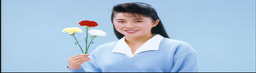
#> input picture test_data/00008#out1#mnr_input0007.bmp, 256 x 73 px, shrunk from 1920 x 544 before the run, given in place of Input_1080p_image_003#out1#mnr_input0007.bmp, which was not available
$ python jibs.py   (older library calls are emulated)
#> lines starting #> are read from the running program, lines starting #| are printed output that depends on the picture; pictures that were not available may be replaced by others from this repository, and a replacement may not be noted
import csv
import cv2
import numpy as np


# ============================================================
# 1. 基础函数
# ============================================================

def read_gray_image(image_path):
    img = cv2.imread(image_path, cv2.IMREAD_COLOR)

    if img is None:
        raise ValueError("Cannot read image: {}".format(image_path))

    gray = cv2.cvtColor(img, cv2.COLOR_BGR2GRAY).astype(np.float32)
    return gray


def bilinear_sample(image, x, y):
    """
    双线性插值采样。

    Args:
        image: H x W 灰度图
        x: 浮点横坐标
        y: 浮点纵坐标

    Returns:
        float 采样值；如果坐标越界则返回 None。
    """
    h, w = image.shape

    if x < 0 or x >= w - 1 or y < 0 or y >= h - 1:
        return None

    x0 = int(np.floor(x))
    y0 = int(np.floor(y))
    x1 = x0 + 1
    y1 = y0 + 1

    dx = x - x0
    dy = y - y0

    v00 = image[y0, x0]
    v01 = image[y0, x1]
    v10 = image[y1, x0]
    v11 = image[y1, x1]

    value = (
        v00 * (1.0 - dx) * (1.0 - dy)
        + v01 * dx * (1.0 - dy)
        + v10 * (1.0 - dx) * dy
        + v11 * dx * dy
    )

    return float(value)


def robust_mad_threshold(values, scale=1.0):
    """用 MAD 估计鲁棒阈值。"""
    values = np.asarray(values, dtype=np.float32)

    med = np.median(values)
    mad = np.median(np.abs(values - med)) + 1e-6

    threshold = scale * 1.4826 * mad
    return float(threshold)


# ============================================================
# 2. 边缘和梯度
# ============================================================

def compute_edges_and_gradient(gray, canny_low=80, canny_high=160):
    gray_u8 = np.clip(gray, 0, 255).astype(np.uint8)

    edges = cv2.Canny(gray_u8, canny_low, canny_high)

    gx = cv2.Sobel(gray, cv2.CV_32F, 1, 0, ksize=3)
    gy = cv2.Sobel(gray, cv2.CV_32F, 0, 1, ksize=3)

    grad_mag = np.sqrt(gx * gx + gy * gy)

    return edges, gx, gy, grad_mag


def sample_edge_normal_profile_global(gray, x, y, nx, ny, radius=6):
    """
    在整张图上沿边缘法线采样 profile。

    patch 是 8x8，但 profile 允许跨出当前 patch，
    这样可以观察边缘附近的振铃衰减。
    """
    values = []

    for t in range(-radius, radius + 1):
        sx = x + t * nx
        sy = y + t * ny

        value = bilinear_sample(gray, sx, sy)

        if value is None:
            return None

        values.append(value)

    return np.asarray(values, dtype=np.float32)


# ============================================================
# 3. profile 残差
# ============================================================

def smooth_profile(profile, sigma=1.0):
    """对一维 profile 做高斯平滑。"""
    profile = np.asarray(profile, dtype=np.float32)

    profile_2d = profile.reshape(1, -1)

    trend_2d = cv2.GaussianBlur(
        profile_2d,
        ksize=(0, 0),
        sigmaX=sigma,
        sigmaY=0,
    )

    return trend_2d.reshape(-1).astype(np.float32)


def compute_profile_residual(profile, sigma=1.0):
    """residual = profile - smooth(profile)"""
    profile = np.asarray(profile, dtype=np.float32)

    trend = smooth_profile(profile, sigma=sigma)
    residual = profile - trend

    return trend, residual


# ============================================================
# 4. 正负交替特征
# ============================================================

def effective_zero_crossings(residual, amp_threshold):
    """统计有效零交叉次数。"""
    r = np.asarray(residual, dtype=np.float32)

    signs = np.zeros_like(r, dtype=np.int32)
    signs[r > amp_threshold] = 1
    signs[r < -amp_threshold] = -1

    signs = signs[signs != 0]

    if len(signs) < 2:
        return 0

    return int(np.sum(signs[1:] != signs[:-1]))


def sign_alternation_score(residual, amp_threshold):
    """符号交替分数，越接近 1 越像 + - + - 的振荡。"""
    r = np.asarray(residual, dtype=np.float32)

    signs = np.zeros_like(r, dtype=np.int32)
    signs[r > amp_threshold] = 1
    signs[r < -amp_threshold] = -1

    signs = signs[signs != 0]

    if len(signs) < 2:
        return 0.0

    adjacent_product = signs[:-1] * signs[1:]
    score = np.mean(adjacent_product < 0)

    return float(score)


def alternating_peak_valley_count(residual, amp_threshold):
    """统计峰谷交替次数。"""
    r = np.asarray(residual, dtype=np.float32)

    extrema_signs = []

    for i in range(1, len(r) - 1):
        is_positive_peak = (
            r[i] > r[i - 1]
            and r[i] > r[i + 1]
            and r[i] > amp_threshold
        )

        is_negative_peak = (
            r[i] < r[i - 1]
            and r[i] < r[i + 1]
            and r[i] < -amp_threshold
        )

        if is_positive_peak:
            extrema_signs.append(1)
        elif is_negative_peak:
            extrema_signs.append(-1)

    if len(extrema_signs) < 2:
        return 0

    extrema_signs = np.asarray(extrema_signs, dtype=np.int32)

    return int(np.sum(extrema_signs[1:] != extrema_signs[:-1]))


# ============================================================
# 5. 距离衰减特征
# ============================================================

def small_profile_decay_features(residual, center):
    """
    针对 8x8 patch 的小范围衰减特征。

    profile_radius=6 时，profile 长度为 13。
    距离分段：
        near: d = 1
        mid : d = 2~3
        far : d = 4~6
    """
    r = np.asarray(residual, dtype=np.float32)

    abs_r = np.abs(r)
    distances = np.abs(np.arange(len(r)) - center)

    def band_mean(lo, hi):
        vals = abs_r[(distances >= lo) & (distances <= hi)]

        if len(vals) == 0:
            return 0.0

        return float(np.mean(vals))

    near_energy = band_mean(1, 1)
    mid_energy = band_mean(2, 3)
    far_energy = band_mean(4, 6)

    eps = 1e-6

    monotonic_decay_score = 0.0

    if near_energy > mid_energy:
        monotonic_decay_score += 0.5

    if mid_energy > far_energy:
        monotonic_decay_score += 0.5

    energy_weighted_distance = float(
        np.sum(abs_r * distances) / (np.sum(abs_r) + eps)
    )

    decay_compactness = float(
        1.0 / (1.0 + energy_weighted_distance)
    )

    decay_ratio_near_far = float(
        near_energy / (far_energy + eps)
    )

    return {
        "near_energy": float(near_energy),
        "mid_energy": float(mid_energy),
        "far_energy": float(far_energy),
        "decay_ratio_near_far": decay_ratio_near_far,
        "monotonic_decay_score": float(monotonic_decay_score),
        "energy_weighted_distance": float(energy_weighted_distance),
        "decay_compactness": float(decay_compactness),
    }


# ============================================================
# 6. 单条 profile 的 Gibbs-like 特征
# ============================================================

def gibbs_profile_features_for_8x8(profile, smooth_sigma=1.0, amp_threshold=None):
    """对一条边缘法线 profile 计算 Gibbs-like ringing 特征。"""
    profile = np.asarray(profile, dtype=np.float32)

    center = len(profile) // 2

    _, residual = compute_profile_residual(
        profile,
        sigma=smooth_sigma,
    )

    if amp_threshold is None:
        amp_threshold = robust_mad_threshold(residual, scale=1.5)

    zero_crossings = effective_zero_crossings(
        residual,
        amp_threshold,
    )

    sign_alt = sign_alternation_score(
        residual,
        amp_threshold,
    )

    peak_valley_count = alternating_peak_valley_count(
        residual,
        amp_threshold,
    )

    decay = small_profile_decay_features(
        residual,
        center=center,
    )

    residual_energy = float(np.mean(np.abs(residual)))

    oscillation_score = float(
        0.4 * sign_alt
        + 0.3 * min(zero_crossings / 4.0, 1.0)
        + 0.3 * min(peak_valley_count / 4.0, 1.0)
    )

    decay_ratio_score = float(
        np.tanh(decay["decay_ratio_near_far"] / 3.0)
    )

    decay_score = float(
        0.4 * decay["monotonic_decay_score"]
        + 0.3 * decay["decay_compactness"]
        + 0.3 * decay_ratio_score
    )

    gibbs_profile_score = float(
        residual_energy * oscillation_score * decay_score
    )

    return {
        "residual_energy": float(residual_energy),
        "amp_threshold": float(amp_threshold),

        "effective_zero_crossings": float(zero_crossings),
        "sign_alternation_score": float(sign_alt),
        "alternating_peak_valley_count": float(peak_valley_count),
        "oscillation_score": float(oscillation_score),

        "near_energy": float(decay["near_energy"]),
        "mid_energy": float(decay["mid_energy"]),
        "far_energy": float(decay["far_energy"]),
        "decay_ratio_near_far": float(decay["decay_ratio_near_far"]),
        "monotonic_decay_score": float(decay["monotonic_decay_score"]),
        "energy_weighted_distance": float(decay["energy_weighted_distance"]),
        "decay_compactness": float(decay["decay_compactness"]),
        "decay_score": float(decay_score),

        "gibbs_profile_score": float(gibbs_profile_score),
    }


# ============================================================
# 7. patch 内边缘局部性
# ============================================================

def patch_edge_localization_score_8x8(
    gray,
    edges,
    patch_x,
    patch_y,
    patch_size=8,
    context_radius=6,
    residual_sigma=1.0,
):
    """
    计算当前 8x8 patch 附近的边缘局部性。

    为避免 8x8 内部统计太不稳定，这里使用 patch 周围 context。
    """
    H, W = gray.shape

    x0 = max(0, patch_x - context_radius)
    y0 = max(0, patch_y - context_radius)
    x1 = min(W, patch_x + patch_size + context_radius)
    y1 = min(H, patch_y + patch_size + context_radius)

    crop_gray = gray[y0:y1, x0:x1]
    crop_edges = edges[y0:y1, x0:x1]

    blur = cv2.GaussianBlur(
        crop_gray,
        ksize=(0, 0),
        sigmaX=residual_sigma,
        sigmaY=residual_sigma,
    )

    abs_residual = np.abs(crop_gray - blur)

    kernel = cv2.getStructuringElement(
        cv2.MORPH_ELLIPSE,
        (3, 3),
    )

    edge_band = cv2.dilate(
        crop_edges,
        kernel,
        iterations=1,
    ) > 0

    edge_pixels = crop_edges > 0

    edge_neighbor = edge_band & (~edge_pixels)
    non_edge = ~edge_band

    eps = 1e-6

    if np.any(edge_neighbor):
        edge_residual_mean = float(
            np.mean(abs_residual[edge_neighbor])
        )
    else:
        edge_residual_mean = 0.0

    if np.any(non_edge):
        non_edge_residual_mean = float(
            np.mean(abs_residual[non_edge])
        )
    else:
        non_edge_residual_mean = eps

    edge_localization_score = float(
        edge_residual_mean / (non_edge_residual_mean + eps)
    )

    return {
        "edge_residual_mean": float(edge_residual_mean),
        "non_edge_residual_mean": float(non_edge_residual_mean),
        "edge_localization_score": float(edge_localization_score),
    }


# ============================================================
# 8. patch 分类规则
# ============================================================

def classify_8x8_patch(features):
    """
    经验规则。
    阈值需要根据具体数据集调参。
    """
    if features["num_valid_profiles"] == 0:
        return "no_valid_edge_profiles"

    score = features["patch_score"]
    edge_loc = features["edge_localization_score"]
    osc = features["mean_oscillation_score"]
    decay = features["mean_decay_score"]
    residual_energy = features["mean_residual_energy"]

    if score > 1.2 and edge_loc > 1.3 and osc > 0.30 and decay > 0.25:
        return "mosquito_noise_8x8_patch"

    if score > 0.6 and edge_loc > 1.1 and osc > 0.20:
        return "possible_mosquito_noise_8x8_patch"

    if residual_energy > 4.0 and edge_loc <= 1.1:
        return "texture_or_general_compression_8x8_patch"

    return "weak_or_clean_8x8_patch"


# ============================================================
# 9. 单个 8x8 patch 预测
# ============================================================

def predict_one_8x8_patch(
    gray,
    edges,
    gx,
    gy,
    grad_mag,
    patch_x,
    patch_y,
    patch_size=8,
    profile_radius=6,
    profile_smooth_sigma=1.0,
    max_edge_points_per_patch=32,
    rng=None,
):
    """
    对单个 8x8 patch 做预测。

    边缘点只取当前 8x8 patch 内部；
    profile 在整张图上采样。
    """
    patch_edges = edges[
        patch_y:patch_y + patch_size,
        patch_x:patch_x + patch_size,
    ]

    local_ys, local_xs = np.where(patch_edges > 0)
    num_edge_pixels = len(local_xs)

    base_result = {
        "x": int(patch_x),
        "y": int(patch_y),
        "w": int(patch_size),
        "h": int(patch_size),
        "num_edge_pixels": int(num_edge_pixels),
    }

    edge_loc = patch_edge_localization_score_8x8(
        gray=gray,
        edges=edges,
        patch_x=patch_x,
        patch_y=patch_y,
        patch_size=patch_size,
        context_radius=profile_radius,
        residual_sigma=1.0,
    )

    def make_empty_result():
        result = {
            **base_result,
            **edge_loc,

            "num_valid_profiles": 0,
            "patch_score": 0.0,

            "mean_oscillation_score": 0.0,
            "mean_decay_score": 0.0,
            "mean_residual_energy": 0.0,

            "mean_sign_alternation_score": 0.0,
            "mean_decay_ratio_near_far": 0.0,
            "mean_energy_weighted_distance": 0.0,

            "mean_gibbs_profile_score": 0.0,
            "median_gibbs_profile_score": 0.0,
            "p90_gibbs_profile_score": 0.0,
        }

        result["patch_label"] = classify_8x8_patch(result)
        return result

    if num_edge_pixels == 0:
        return make_empty_result()

    if rng is None:
        rng = np.random.default_rng(123)

    if num_edge_pixels > max_edge_points_per_patch:
        idx = rng.choice(
            num_edge_pixels,
            size=max_edge_points_per_patch,
            replace=False,
        )

        local_xs = local_xs[idx]
        local_ys = local_ys[idx]

    profile_features = []

    for lx, ly in zip(local_xs, local_ys):
        x = patch_x + int(lx)
        y = patch_y + int(ly)

        grad_x = gx[y, x]
        grad_y = gy[y, x]

        norm = float(np.sqrt(grad_x * grad_x + grad_y * grad_y))

        if norm < 1e-6:
            continue

        nx = float(grad_x / norm)
        ny = float(grad_y / norm)

        profile = sample_edge_normal_profile_global(
            gray=gray,
            x=float(x),
            y=float(y),
            nx=nx,
            ny=ny,
            radius=profile_radius,
        )

        if profile is None:
            continue

        feat = gibbs_profile_features_for_8x8(
            profile,
            smooth_sigma=profile_smooth_sigma,
            amp_threshold=None,
        )

        feat["edge_gradient_magnitude"] = float(grad_mag[y, x])

        profile_features.append(feat)

    if len(profile_features) == 0:
        return make_empty_result()

    def collect(key):
        values = [f[key] for f in profile_features]
        return np.asarray(values, dtype=np.float32)

    gibbs_scores = collect("gibbs_profile_score")
    oscillation_scores = collect("oscillation_score")
    decay_scores = collect("decay_score")
    residual_energies = collect("residual_energy")

    sign_alt_scores = collect("sign_alternation_score")
    decay_ratios = collect("decay_ratio_near_far")
    weighted_distances = collect("energy_weighted_distance")

    p90_gibbs_profile_score = float(
        np.percentile(gibbs_scores, 90)
    )

    patch_score = float(
        p90_gibbs_profile_score
        * np.log1p(edge_loc["edge_localization_score"])
    )

    result = {
        **base_result,
        **edge_loc,

        "num_valid_profiles": int(len(profile_features)),
        "patch_score": float(patch_score),

        "mean_oscillation_score": float(np.mean(oscillation_scores)),
        "mean_decay_score": float(np.mean(decay_scores)),
        "mean_residual_energy": float(np.mean(residual_energies)),

        "mean_sign_alternation_score": float(np.mean(sign_alt_scores)),
        "mean_decay_ratio_near_far": float(np.mean(decay_ratios)),
        "mean_energy_weighted_distance": float(np.mean(weighted_distances)),

        "mean_gibbs_profile_score": float(np.mean(gibbs_scores)),
        "median_gibbs_profile_score": float(np.median(gibbs_scores)),
        "p90_gibbs_profile_score": float(p90_gibbs_profile_score),
    }

    result["patch_label"] = classify_8x8_patch(result)

    return result


# ============================================================
# 10. 整图 8x8 patch 预测
# ============================================================

def predict_8x8_patches(
    image_path,
    patch_size=8,
    stride=8,
    canny_low=80,
    canny_high=160,
    profile_radius=6,
    profile_smooth_sigma=1.0,
    max_edge_points_per_patch=32,
    random_seed=123,
    drop_incomplete_patch=True,
):
#> called with patch_size = 8, stride = 8, canny_low = 80, canny_high = 160, profile_radius = 4, profile_smooth_sigma = 1, max_edge_points_per_patch = 32, random_seed = 123
    gray = read_gray_image(image_path)
#> in read_gray_image, img is the input picture: shape (73, 256, 3); mean B, G, R 216.1, 193.4, 169.1
#> in read_gray_image, `gray = cv2.cvtColor(img, cv2.COLOR_BGR2GRAY).astype(np.float32)`:
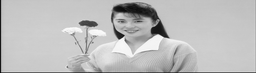
#> gray: shape (73, 256) float32; min 10, max 255, mean 188.7

    H, W = gray.shape

    edges, gx, gy, grad_mag = compute_edges_and_gradient(
        gray,
        canny_low=canny_low,
        canny_high=canny_high,
    )
#> in compute_edges_and_gradient, `edges = cv2.Canny(gray_u8, canny_low, canny_high)`:
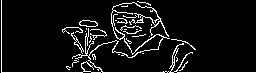
#> edges: shape (73, 256); 8.1% white in thin lines or dots
#> in compute_edges_and_gradient, `gx = cv2.Sobel(gray, cv2.CV_32F, 1, 0, ksize=3)`:
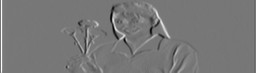
#> gx: shape (73, 256) float32; min -622, max 705, mean 2.9; drawn with min black and max white
#> in compute_edges_and_gradient, `gy = cv2.Sobel(gray, cv2.CV_32F, 0, 1, ksize=3)`:
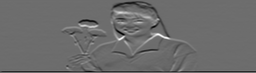
#> gy: shape (73, 256) float32; min -625, max 834, mean -6; drawn with min black and max white
#> in compute_edges_and_gradient, `grad_mag = np.sqrt(gx * gx + gy * gy)`:
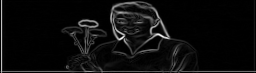
#> grad_mag: shape (73, 256) float32; min 0, max 919.5, mean 48.3; drawn with min black and max white

    rng = np.random.default_rng(random_seed)

    xs = list(range(0, W, stride))
    ys = list(range(0, H, stride))

    if drop_incomplete_patch:
        xs = [x for x in xs if x + patch_size <= W]
        ys = [y for y in ys if y + patch_size <= H]

    score_grid = np.zeros(
        (len(ys), len(xs)),
        dtype=np.float32,
    )

    label_grid = np.empty(
        (len(ys), len(xs)),
        dtype=object,
    )

    results = []

    for row_idx, y in enumerate(ys):
        for col_idx, x in enumerate(xs):
            result = predict_one_8x8_patch(
                gray=gray,
                edges=edges,
                gx=gx,
                gy=gy,
                grad_mag=grad_mag,
                patch_x=x,
                patch_y=y,
                patch_size=patch_size,
                profile_radius=profile_radius,
                profile_smooth_sigma=profile_smooth_sigma,
                max_edge_points_per_patch=max_edge_points_per_patch,
                rng=rng,
            )

            result["patch_row"] = int(row_idx)
            result["patch_col"] = int(col_idx)

            results.append(result)

            score_grid[row_idx, col_idx] = float(result["patch_score"])
            label_grid[row_idx, col_idx] = result["patch_label"]
#> this loop made 9 passes

    return results, score_grid, label_grid


# ============================================================
# 11. 保存 CSV
# ============================================================

def save_results_csv(results, output_csv):
    if len(results) == 0:
        return

    # 收集所有 key，避免某些 result 字段顺序或字段集合不一致导致写 CSV 出错。
    keys = []
    seen = set()

    for row in results:
        for key in row.keys():
            if key not in seen:
                keys.append(key)
                seen.add(key)

    with open(output_csv, "w", newline="", encoding="utf-8") as f:
        writer = csv.DictWriter(
            f,
            fieldnames=keys,
            extrasaction="ignore",
        )

        writer.writeheader()
        writer.writerows(results)


# ============================================================
# 12. 保存 heatmap
# ============================================================

def save_8x8_patch_heatmap(
    image_path,
    score_grid,
    output_path="patch_8x8_score_heatmap.png",
):
    img = cv2.imread(image_path, cv2.IMREAD_COLOR)

    if img is None:
        raise ValueError("Cannot read image: {}".format(image_path))

    H, W = img.shape[:2]

    score = score_grid.astype(np.float32)

    if score.size == 0:
        raise ValueError(
            "score_grid is empty. Please check image size, patch_size, and stride."
        )

    # [4 lines of commented-out code are left out]
    score_norm = score
    score_u8 = np.clip(
        score_norm * 25,
        0,
        255,
    ).astype(np.uint8)

    heatmap_small = cv2.applyColorMap(
        score_u8,
        cv2.COLORMAP_JET,
    )

    heatmap = cv2.resize(
        heatmap_small,
        (W, H),
        interpolation=cv2.INTER_NEAREST,
    )

    overlay = cv2.addWeighted(
        img,
        0.55,
        heatmap,
        0.45,
        0,
    )

    cv2.imwrite(output_path, overlay)


# ============================================================
# 13. 主函数
# ============================================================

if __name__ == "__main__":
    image_path = "../test_data/001_OnlineNews#out1#mnr_input0007.bmp"
    image_path = "../test_data/hisense_mnr_mis_clarity#out1#mnr_input0002.bmp"
    image_path = "../test_data/05.02.25#out1#mnr_input0012.bmp"
    image_path = "../test_data/Input_1080p_image_003#out1#mnr_input0007.bmp"

    results, score_grid, label_grid = predict_8x8_patches(
        image_path=image_path,

        patch_size=8,
        stride=8,

        canny_low=80,
        canny_high=160,

        profile_radius=4,
        profile_smooth_sigma=1.0,

        max_edge_points_per_patch=32,

        random_seed=123,
        drop_incomplete_patch=True,
    )

    print("num patches:", len(results))
#| num patches: 288
    print("score_grid shape:", score_grid.shape)
#| score_grid shape: (9, 32)
    print("label_grid shape:", label_grid.shape)
#| label_grid shape: (9, 32)

    print("first 5 results:")
    for row in results[:5]:
        print(row)
#> this loop made 5 passes
#> (printed output is left out)

    save_results_csv(
        results,
        "patch_8x8_predictions.csv",
    )

    save_8x8_patch_heatmap(
        image_path,
        score_grid,
        "patch_8x8_score_heatmap.png",
    )
#> in save_8x8_patch_heatmap, `heatmap = cv2.resize( heatmap_small, (W, H), interpolation=cv2.INTER_N..`:
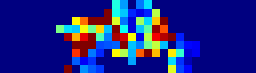
#> heatmap: shape (73, 256, 3); mean of channels 0, 1, 2 131.5, 36.7, 29.2; drawn as B, G, R
#> in save_8x8_patch_heatmap, `overlay = cv2.addWeighted( img, 0.55, heatmap, 0.45, 0, )`:
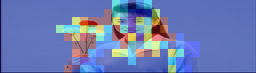
#> overlay: shape (73, 256, 3); mean B, G, R 178, 122.9, 106.2

    print("saved: patch_8x8_predictions.csv")
    print("saved: patch_8x8_score_heatmap.png")
